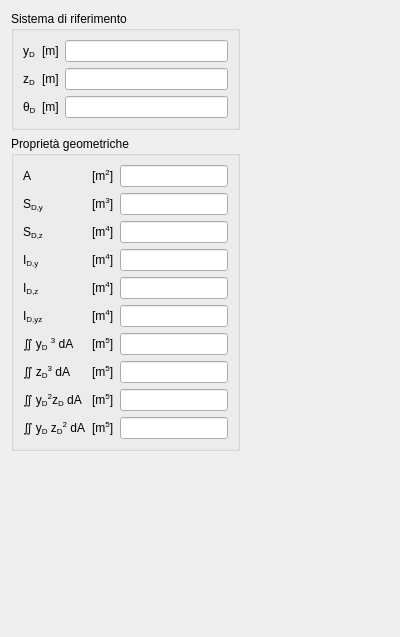
<?xml version="1.0" encoding="UTF-8"?>
<ui version="4.0">
 <class>SectionProfileDataPanel</class>
 <widget class="QWidget" name="SectionProfileDataPanel">
  <property name="geometry">
   <rect>
    <x>0</x>
    <y>0</y>
    <width>400</width>
    <height>637</height>
   </rect>
  </property>
  <property name="windowTitle">
   <string>Form</string>
  </property>
  <layout class="QGridLayout" name="gridLayout">
   <item row="0" column="1">
    <spacer name="horizontalSpacer">
     <property name="orientation">
      <enum>Qt::Horizontal</enum>
     </property>
     <property name="sizeHint" stdset="0">
      <size>
       <width>40</width>
       <height>20</height>
      </size>
     </property>
    </spacer>
   </item>
   <item row="0" column="0">
    <widget class="QGroupBox" name="sysRefDefinitionBox">
     <property name="title">
      <string>Sistema di riferimento</string>
     </property>
     <layout class="QGridLayout" name="gridLayout_4">
      <item row="0" column="2">
       <widget class="QLineEditValue" name="yDLEdit">
        <property name="readOnly">
         <bool>true</bool>
        </property>
       </widget>
      </item>
      <item row="1" column="0">
       <widget class="QLabelRichName" name="zDLabel">
        <property name="text">
         <string>&lt;!DOCTYPE HTML PUBLIC &quot;-//W3C//DTD HTML 4.0//EN&quot; &quot;http://www.w3.org/TR/REC-html40/strict.dtd&quot;&gt;
&lt;html&gt;&lt;head&gt;&lt;meta name=&quot;qrichtext&quot; content=&quot;1&quot; /&gt;&lt;/head&gt;
&lt;body&gt;
z&lt;span style=&quot; vertical-align:sub;&quot;&gt;D&lt;/span&gt;
&lt;/body&gt;
&lt;/html&gt;</string>
        </property>
       </widget>
      </item>
      <item row="0" column="0">
       <widget class="QLabelRichName" name="yDLabel">
        <property name="text">
         <string>&lt;!DOCTYPE HTML PUBLIC &quot;-//W3C//DTD HTML 4.0//EN&quot; &quot;http://www.w3.org/TR/REC-html40/strict.dtd&quot;&gt;
&lt;html&gt;&lt;head&gt;&lt;meta name=&quot;qrichtext&quot; content=&quot;1&quot; /&gt;&lt;/head&gt;
&lt;body&gt;
y&lt;span style=&quot; vertical-align:sub;&quot;&gt;D&lt;/span&gt;
&lt;/body&gt;
&lt;/html&gt;</string>
        </property>
       </widget>
      </item>
      <item row="0" column="1">
       <widget class="QLabelUnitMeasure" name="yDUMLabel">
        <property name="text">
         <string>&lt;!DOCTYPE HTML PUBLIC &quot;-//W3C//DTD HTML 4.0//EN&quot; &quot;http://www.w3.org/TR/REC-html40/strict.dtd&quot;&gt;
&lt;html&gt;&lt;head&gt;&lt;meta name=&quot;qrichtext&quot; content=&quot;1&quot; /&gt;&lt;/head&gt;
&lt;body&gt;
[m]
&lt;/body&gt;
&lt;/html&gt;</string>
        </property>
       </widget>
      </item>
      <item row="1" column="2">
       <widget class="QLineEditValue" name="zDLEdit">
        <property name="readOnly">
         <bool>true</bool>
        </property>
       </widget>
      </item>
      <item row="1" column="1">
       <widget class="QLabelUnitMeasure" name="zDUMLabel">
        <property name="text">
         <string>&lt;!DOCTYPE HTML PUBLIC &quot;-//W3C//DTD HTML 4.0//EN&quot; &quot;http://www.w3.org/TR/REC-html40/strict.dtd&quot;&gt;
&lt;html&gt;&lt;head&gt;&lt;meta name=&quot;qrichtext&quot; content=&quot;1&quot; /&gt;&lt;/head&gt;
&lt;body&gt;
[m]
&lt;/body&gt;
&lt;/html&gt;</string>
        </property>
       </widget>
      </item>
      <item row="2" column="0">
       <widget class="QLabelRichName" name="thetaDLabel">
        <property name="text">
         <string>&lt;!DOCTYPE HTML PUBLIC &quot;-//W3C//DTD HTML 4.0//EN&quot; &quot;http://www.w3.org/TR/REC-html40/strict.dtd&quot;&gt;
&lt;html&gt;
&lt;head&gt;&lt;meta name=&quot;qrichtext&quot; content=&quot;1&quot; /&gt;
&lt;/head&gt;
&lt;body&gt;
θ&lt;span style=&quot; vertical-align:sub;&quot;&gt;D&lt;/span&gt;
&lt;/body&gt;
&lt;/html&gt;</string>
        </property>
       </widget>
      </item>
      <item row="2" column="1">
       <widget class="QLabelUnitMeasure" name="thetaDUMLabel">
        <property name="text">
         <string>&lt;!DOCTYPE HTML PUBLIC &quot;-//W3C//DTD HTML 4.0//EN&quot; &quot;http://www.w3.org/TR/REC-html40/strict.dtd&quot;&gt;
&lt;html&gt;&lt;head&gt;&lt;meta name=&quot;qrichtext&quot; content=&quot;1&quot; /&gt;&lt;/head&gt;
&lt;body&gt;
[m]
&lt;/body&gt;
&lt;/html&gt;</string>
        </property>
       </widget>
      </item>
      <item row="2" column="2">
       <widget class="QLineEditValue" name="thetaDLEdit">
        <property name="readOnly">
         <bool>true</bool>
        </property>
       </widget>
      </item>
     </layout>
    </widget>
   </item>
   <item row="1" column="0">
    <widget class="QGroupBox" name="geometricDataDefinitionBox">
     <property name="title">
      <string>Proprietà geometriche</string>
     </property>
     <layout class="QGridLayout" name="gridLayout_5">
      <item row="7" column="1">
       <widget class="QLabelUnitMeasure" name="SDz3DyDzUMLabel">
        <property name="text">
         <string>&lt;!DOCTYPE HTML PUBLIC &quot;-//W3C//DTD HTML 4.0//EN&quot; &quot;http://www.w3.org/TR/REC-html40/strict.dtd&quot;&gt;
&lt;html&gt;&lt;head&gt;&lt;meta name=&quot;qrichtext&quot; content=&quot;1&quot; /&gt;&lt;/head&gt;
&lt;body&gt;
[m&lt;span style=&quot; vertical-align:super;&quot;&gt;5&lt;/span&gt;]
&lt;/body&gt;&lt;/html&gt;</string>
        </property>
       </widget>
      </item>
      <item row="8" column="1">
       <widget class="QLabelUnitMeasure" name="SDy2zDyDzUMLabel">
        <property name="text">
         <string>&lt;!DOCTYPE HTML PUBLIC &quot;-//W3C//DTD HTML 4.0//EN&quot; &quot;http://www.w3.org/TR/REC-html40/strict.dtd&quot;&gt;
&lt;html&gt;&lt;head&gt;&lt;meta name=&quot;qrichtext&quot; content=&quot;1&quot; /&gt;&lt;/head&gt;
&lt;body&gt;
[m&lt;span style=&quot; vertical-align:super;&quot;&gt;5&lt;/span&gt;]
&lt;/body&gt;&lt;/html&gt;</string>
        </property>
       </widget>
      </item>
      <item row="8" column="2">
       <widget class="QLineEditValue" name="SDy2zDyDzLEdit"/>
      </item>
      <item row="9" column="0">
       <widget class="QLabelRichName" name="SDyz2DyDzLabel">
        <property name="text">
         <string>&lt;!DOCTYPE HTML PUBLIC &quot;-//W3C//DTD HTML 4.0//EN&quot; &quot;http://www.w3.org/TR/REC-html40/strict.dtd&quot;&gt;
&lt;html&gt;&lt;head&gt;&lt;meta name=&quot;qrichtext&quot; content=&quot;1&quot; /&gt;&lt;/head&gt;
&lt;body&gt;
∬ y&lt;span style=&quot; vertical-align:sub;&quot;&gt;D&lt;/span&gt; z&lt;span style=&quot; vertical-align:sub;&quot;&gt;D&lt;/span&gt;&lt;span style=&quot; vertical-align:super;&quot;&gt;2&lt;/span&gt; dA
&lt;/body&gt;&lt;/html&gt;</string>
        </property>
       </widget>
      </item>
      <item row="9" column="1">
       <widget class="QLabelUnitMeasure" name="SDyz2DyDzUMLabel">
        <property name="text">
         <string>&lt;!DOCTYPE HTML PUBLIC &quot;-//W3C//DTD HTML 4.0//EN&quot; &quot;http://www.w3.org/TR/REC-html40/strict.dtd&quot;&gt;
&lt;html&gt;&lt;head&gt;&lt;meta name=&quot;qrichtext&quot; content=&quot;1&quot; /&gt;&lt;/head&gt;
&lt;body&gt;
[m&lt;span style=&quot; vertical-align:super;&quot;&gt;5&lt;/span&gt;]
&lt;/body&gt;&lt;/html&gt;</string>
        </property>
       </widget>
      </item>
      <item row="9" column="2">
       <widget class="QLineEditValue" name="SDyz2DyDzLEdit"/>
      </item>
      <item row="3" column="0">
       <widget class="QLabelRichName" name="IDyLabel">
        <property name="text">
         <string>&lt;!DOCTYPE HTML PUBLIC &quot;-//W3C//DTD HTML 4.0//EN&quot; &quot;http://www.w3.org/TR/REC-html40/strict.dtd&quot;&gt;
&lt;html&gt;&lt;head&gt;&lt;meta name=&quot;qrichtext&quot; content=&quot;1&quot; /&gt;&lt;/head&gt;
&lt;body&gt;
I&lt;span style=&quot; vertical-align:sub;&quot;&gt;D,y&lt;/span&gt;
&lt;/body&gt;&lt;/html&gt;</string>
        </property>
       </widget>
      </item>
      <item row="0" column="1">
       <widget class="QLabelUnitMeasure" name="AUMLabel">
        <property name="text">
         <string>&lt;!DOCTYPE HTML PUBLIC &quot;-//W3C//DTD HTML 4.0//EN&quot; &quot;http://www.w3.org/TR/REC-html40/strict.dtd&quot;&gt;
&lt;html&gt;&lt;head&gt;&lt;meta name=&quot;qrichtext&quot; content=&quot;1&quot; /&gt;&lt;/head&gt;
&lt;body&gt;
[m&lt;span style=&quot; vertical-align:super;&quot;&gt;2&lt;/span&gt;]
&lt;/body&gt;&lt;/html&gt;</string>
        </property>
       </widget>
      </item>
      <item row="1" column="0">
       <widget class="QLabelRichName" name="SDyLabel">
        <property name="text">
         <string>&lt;!DOCTYPE HTML PUBLIC &quot;-//W3C//DTD HTML 4.0//EN&quot; &quot;http://www.w3.org/TR/REC-html40/strict.dtd&quot;&gt;
&lt;html&gt;&lt;head&gt;&lt;meta name=&quot;qrichtext&quot; content=&quot;1&quot; /&gt;&lt;/head&gt;
&lt;body&gt;
S&lt;span style=&quot; vertical-align:sub;&quot;&gt;D,y&lt;/span&gt;
&lt;/body&gt;&lt;/html&gt;</string>
        </property>
       </widget>
      </item>
      <item row="1" column="2">
       <widget class="QLineEditValue" name="SDyLEdit"/>
      </item>
      <item row="2" column="1">
       <widget class="QLabelUnitMeasure" name="SDzUMLabel">
        <property name="text">
         <string>&lt;!DOCTYPE HTML PUBLIC &quot;-//W3C//DTD HTML 4.0//EN&quot; &quot;http://www.w3.org/TR/REC-html40/strict.dtd&quot;&gt;
&lt;html&gt;&lt;head&gt;&lt;meta name=&quot;qrichtext&quot; content=&quot;1&quot; /&gt;&lt;/head&gt;
&lt;body&gt;
[m&lt;span style=&quot; vertical-align:super;&quot;&gt;4&lt;/span&gt;]
&lt;/body&gt;&lt;/html&gt;</string>
        </property>
       </widget>
      </item>
      <item row="0" column="2">
       <widget class="QLineEditValue" name="ALEdit">
        <property name="readOnly">
         <bool>true</bool>
        </property>
       </widget>
      </item>
      <item row="2" column="0">
       <widget class="QLabelRichName" name="SDzLabel">
        <property name="text">
         <string>&lt;!DOCTYPE HTML PUBLIC &quot;-//W3C//DTD HTML 4.0//EN&quot; &quot;http://www.w3.org/TR/REC-html40/strict.dtd&quot;&gt;
&lt;html&gt;&lt;head&gt;&lt;meta name=&quot;qrichtext&quot; content=&quot;1&quot; /&gt;&lt;/head&gt;
&lt;body&gt;
S&lt;span style=&quot; vertical-align:sub;&quot;&gt;D,z&lt;/span&gt;
&lt;/body&gt;&lt;/html&gt;</string>
        </property>
       </widget>
      </item>
      <item row="1" column="1">
       <widget class="QLabelUnitMeasure" name="SDyUMLabel">
        <property name="text">
         <string>&lt;!DOCTYPE HTML PUBLIC &quot;-//W3C//DTD HTML 4.0//EN&quot; &quot;http://www.w3.org/TR/REC-html40/strict.dtd&quot;&gt;
&lt;html&gt;&lt;head&gt;&lt;meta name=&quot;qrichtext&quot; content=&quot;1&quot; /&gt;&lt;/head&gt;
&lt;body&gt;
[m&lt;span style=&quot; vertical-align:super;&quot;&gt;3&lt;/span&gt;]
&lt;/body&gt;&lt;/html&gt;</string>
        </property>
       </widget>
      </item>
      <item row="0" column="0">
       <widget class="QLabelRichName" name="ALabel">
        <property name="text">
         <string>&lt;!DOCTYPE HTML PUBLIC &quot;-//W3C//DTD HTML 4.0//EN&quot; &quot;http://www.w3.org/TR/REC-html40/strict.dtd&quot;&gt;
&lt;html&gt;&lt;head&gt;&lt;meta name=&quot;qrichtext&quot; content=&quot;1&quot; /&gt;&lt;/head&gt;
&lt;body&gt;
A
&lt;/body&gt;&lt;/html&gt;</string>
        </property>
       </widget>
      </item>
      <item row="2" column="2">
       <widget class="QLineEditValue" name="SDzLEdit"/>
      </item>
      <item row="6" column="0">
       <widget class="QLabelRichName" name="SDy3DyDzLabel">
        <property name="text">
         <string>&lt;!DOCTYPE HTML PUBLIC &quot;-//W3C//DTD HTML 4.0//EN&quot; &quot;http://www.w3.org/TR/REC-html40/strict.dtd&quot;&gt;
&lt;html&gt;&lt;head&gt;&lt;meta name=&quot;qrichtext&quot; content=&quot;1&quot; /&gt;&lt;/head&gt;
&lt;body&gt;
∬ y&lt;span style=&quot; vertical-align:sub;&quot;&gt;D&lt;/span&gt; &lt;span style=&quot; vertical-align:super;&quot;&gt;3&lt;/span&gt; dA
&lt;/body&gt;&lt;/html&gt;</string>
        </property>
       </widget>
      </item>
      <item row="6" column="1">
       <widget class="QLabelUnitMeasure" name="SDy3DyDzUMLabel">
        <property name="text">
         <string>&lt;!DOCTYPE HTML PUBLIC &quot;-//W3C//DTD HTML 4.0//EN&quot; &quot;http://www.w3.org/TR/REC-html40/strict.dtd&quot;&gt;
&lt;html&gt;&lt;head&gt;&lt;meta name=&quot;qrichtext&quot; content=&quot;1&quot; /&gt;&lt;/head&gt;
&lt;body&gt;
[m&lt;span style=&quot; vertical-align:super;&quot;&gt;5&lt;/span&gt;]
&lt;/body&gt;&lt;/html&gt;</string>
        </property>
       </widget>
      </item>
      <item row="6" column="2">
       <widget class="QLineEditValue" name="SDy3DyDzLEdit"/>
      </item>
      <item row="7" column="0">
       <widget class="QLabelRichName" name="SDz3DyDzLabel">
        <property name="text">
         <string>&lt;!DOCTYPE HTML PUBLIC &quot;-//W3C//DTD HTML 4.0//EN&quot; &quot;http://www.w3.org/TR/REC-html40/strict.dtd&quot;&gt;
&lt;html&gt;&lt;head&gt;&lt;meta name=&quot;qrichtext&quot; content=&quot;1&quot; /&gt;&lt;/head&gt;
&lt;body&gt;
∬ z&lt;span style=&quot; vertical-align:sub;&quot;&gt;D&lt;/span&gt;&lt;span style=&quot; vertical-align:super;&quot;&gt;3&lt;/span&gt; dA
&lt;/body&gt;&lt;/html&gt;</string>
        </property>
       </widget>
      </item>
      <item row="5" column="2">
       <widget class="QLineEditValue" name="IDyzLEdit"/>
      </item>
      <item row="5" column="0">
       <widget class="QLabelRichName" name="IDyzLabel">
        <property name="text">
         <string>&lt;!DOCTYPE HTML PUBLIC &quot;-//W3C//DTD HTML 4.0//EN&quot; &quot;http://www.w3.org/TR/REC-html40/strict.dtd&quot;&gt;
&lt;html&gt;&lt;head&gt;&lt;meta name=&quot;qrichtext&quot; content=&quot;1&quot; /&gt;&lt;/head&gt;
&lt;body&gt;
I&lt;span style=&quot; vertical-align:sub;&quot;&gt;D,yz&lt;/span&gt;
&lt;/body&gt;&lt;/html&gt;</string>
        </property>
       </widget>
      </item>
      <item row="4" column="2">
       <widget class="QLineEditValue" name="IDzLEdit">
        <property name="readOnly">
         <bool>true</bool>
        </property>
       </widget>
      </item>
      <item row="3" column="1">
       <widget class="QLabelUnitMeasure" name="IDyUMLabel">
        <property name="text">
         <string>&lt;!DOCTYPE HTML PUBLIC &quot;-//W3C//DTD HTML 4.0//EN&quot; &quot;http://www.w3.org/TR/REC-html40/strict.dtd&quot;&gt;
&lt;html&gt;&lt;head&gt;&lt;meta name=&quot;qrichtext&quot; content=&quot;1&quot; /&gt;&lt;/head&gt;
&lt;body&gt;
[m&lt;span style=&quot; vertical-align:super;&quot;&gt;4&lt;/span&gt;]
&lt;/body&gt;&lt;/html&gt;</string>
        </property>
       </widget>
      </item>
      <item row="4" column="1">
       <widget class="QLabelUnitMeasure" name="IDzUMLabel">
        <property name="text">
         <string>&lt;!DOCTYPE HTML PUBLIC &quot;-//W3C//DTD HTML 4.0//EN&quot; &quot;http://www.w3.org/TR/REC-html40/strict.dtd&quot;&gt;
&lt;html&gt;&lt;head&gt;&lt;meta name=&quot;qrichtext&quot; content=&quot;1&quot; /&gt;&lt;/head&gt;
&lt;body&gt;
[m&lt;span style=&quot; vertical-align:super;&quot;&gt;4&lt;/span&gt;]
&lt;/body&gt;&lt;/html&gt;</string>
        </property>
       </widget>
      </item>
      <item row="5" column="1">
       <widget class="QLabelUnitMeasure" name="IDyzUMLabel">
        <property name="text">
         <string>&lt;!DOCTYPE HTML PUBLIC &quot;-//W3C//DTD HTML 4.0//EN&quot; &quot;http://www.w3.org/TR/REC-html40/strict.dtd&quot;&gt;
&lt;html&gt;&lt;head&gt;&lt;meta name=&quot;qrichtext&quot; content=&quot;1&quot; /&gt;&lt;/head&gt;
&lt;body&gt;
[m&lt;span style=&quot; vertical-align:super;&quot;&gt;4&lt;/span&gt;]
&lt;/body&gt;&lt;/html&gt;</string>
        </property>
       </widget>
      </item>
      <item row="4" column="0">
       <widget class="QLabelRichName" name="IDzLabel">
        <property name="text">
         <string>&lt;!DOCTYPE HTML PUBLIC &quot;-//W3C//DTD HTML 4.0//EN&quot; &quot;http://www.w3.org/TR/REC-html40/strict.dtd&quot;&gt;
&lt;html&gt;&lt;head&gt;&lt;meta name=&quot;qrichtext&quot; content=&quot;1&quot; /&gt;&lt;/head&gt;
&lt;body&gt;
I&lt;span style=&quot; vertical-align:sub;&quot;&gt;D,z&lt;/span&gt;
&lt;/body&gt;&lt;/html&gt;</string>
        </property>
       </widget>
      </item>
      <item row="3" column="2">
       <widget class="QLineEditValue" name="IDyLEdit">
        <property name="readOnly">
         <bool>true</bool>
        </property>
       </widget>
      </item>
      <item row="8" column="0">
       <widget class="QLabelRichName" name="SDy2zDyDzLabel">
        <property name="text">
         <string>&lt;!DOCTYPE HTML PUBLIC &quot;-//W3C//DTD HTML 4.0//EN&quot; &quot;http://www.w3.org/TR/REC-html40/strict.dtd&quot;&gt;
&lt;html&gt;&lt;head&gt;&lt;meta name=&quot;qrichtext&quot; content=&quot;1&quot; /&gt;&lt;/head&gt;
&lt;body&gt;
∬ y&lt;span style=&quot; vertical-align:sub;&quot;&gt;D&lt;/span&gt;&lt;span style=&quot; vertical-align:super;&quot;&gt;2&lt;/span&gt;z&lt;span style=&quot; vertical-align:sub;&quot;&gt;D&lt;/span&gt; dA&lt;/body&gt;&lt;/html&gt;</string>
        </property>
       </widget>
      </item>
      <item row="7" column="2">
       <widget class="QLineEditValue" name="SDz3DyDzLEdit"/>
      </item>
     </layout>
    </widget>
   </item>
   <item row="2" column="0">
    <spacer name="verticalSpacer">
     <property name="orientation">
      <enum>Qt::Vertical</enum>
     </property>
     <property name="sizeHint" stdset="0">
      <size>
       <width>20</width>
       <height>40</height>
      </size>
     </property>
    </spacer>
   </item>
  </layout>
 </widget>
 <customwidgets>
  <customwidget>
   <class>QLabelRichName</class>
   <extends>QLabel</extends>
   <header>qlabelrichname.h</header>
  </customwidget>
  <customwidget>
   <class>QLineEditValue</class>
   <extends>QLineEdit</extends>
   <header>qlineeditvalue.h</header>
  </customwidget>
  <customwidget>
   <class>QLabelUnitMeasure</class>
   <extends>QLabel</extends>
   <header>qlabelunitmeasure.h</header>
  </customwidget>
 </customwidgets>
 <resources/>
 <connections/>
</ui>
